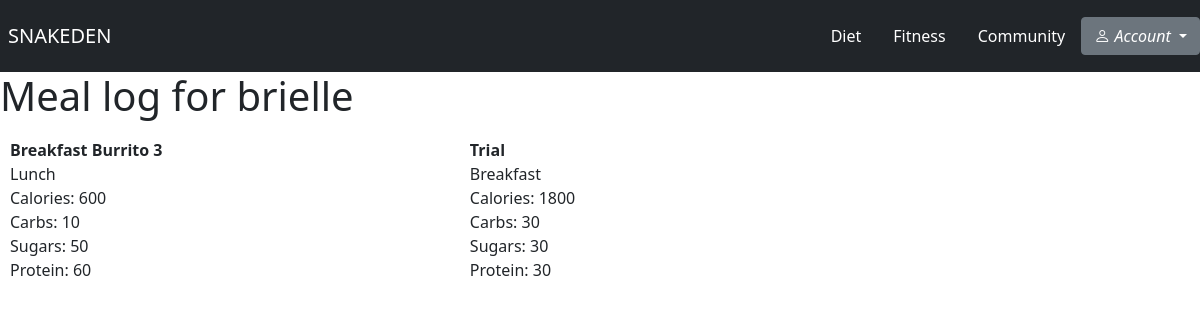
Before: /meal_log/ (signed in) with the older database file.
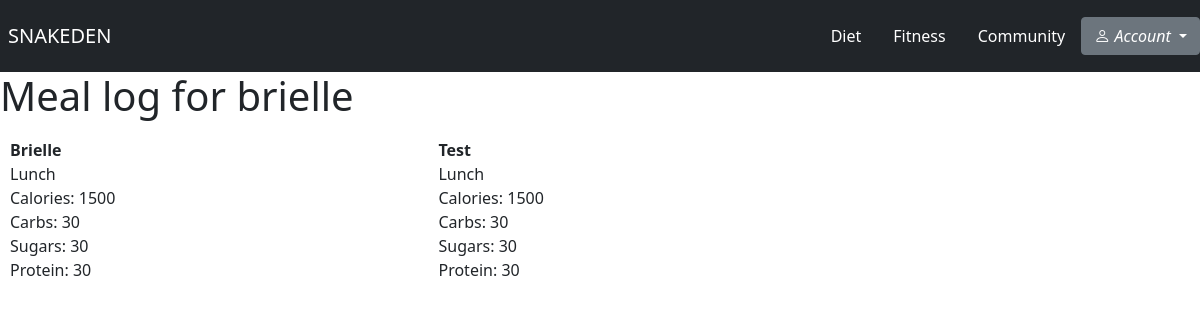
After: the same page with the newer database file.
### diet/models.py (models this page shows)
class Meal(models.Model):
    MEAL_TYPES = [
        ('Breakfast', 'Breakfast'),
        ('Lunch', 'Lunch'),
        ('Dinner', 'Dinner'),
        ('Snack', 'Snack'),
    ]
    meal_name = models.CharField(max_length=100)
    meal_type = models.CharField(max_length=50, choices=MEAL_TYPES)
    calories = models.IntegerField()
    carbs = models.IntegerField()
    sugars = models.IntegerField()
    protein = models.IntegerField()
    user = models.ForeignKey(User, on_delete=models.CASCADE)
    created_at = models.DateTimeField(auto_now_add=True)

### users/views.py (the view)
# urls.py: path('meal_log/', userViews.user_meal_data, name='user_meal_data'),
@login_required
def user_meal_data(request):
    meals = Meal.objects.filter(user=request.user)
    return render(request, 'users/meal_log.html', {'meals': meals})

### users/templates/users/meal_log.html
{% extends 'base.html' %}
{% block body %}
    <h1>Meal log for {{ user.username }}</h1>
    <div style="display: grid; grid-template-columns: auto auto auto;; padding: 10px;">
    {% for meal in meals %}
        <div style="margin-bottom: 20px;">
            <div style="font-weight: bold;">{{ meal.meal_name }}</div>
            <div>{{ meal.meal_type }}</div>
            <div>Calories: {{ meal.calories }}</div>
            <div>Carbs: {{ meal.carbs }}</div>
            <div>Sugars: {{ meal.sugars }}</div>
            <div>Protein: {{ meal.protein }}</div>
        </div>
    {% endfor %}
    </div>
{% endblock %}

### templates/base.html (shortened to what this page needs)
{% load static %}
<!doctype html>
<html lang="en">
<head>
    <link rel="stylesheet" href="{% static 'style.css' %}">
    <link rel="stylesheet" href="https://cdn.jsdelivr.net/npm/bootstrap-icons@1.9.1/font/bootstrap-icons.css">
    <link href="https://cdn.jsdelivr.net/npm/bootstrap@5.1.3/dist/css/bootstrap.min.css" rel="stylesheet">
</head>
<body>
    <nav class="navbar navbar-dark bg-dark">
        <a href="{% url 'index'%} " class="navbar-brand px-2">SNAKEDEN</a>
        <div class="navbar">
            <a href="{% url 'diet_home' %}" class="nav-item nav-link">Diet</a>
            <a href="{% url 'fitness_home' %}" class="nav-item nav-link">Fitness</a>
            <a href="{% url 'rooms' %}" class="nav-item nav-link">Community</a>
            <div class="dropdown">
                <button class="btn btn-secondary dropdown-toggle" type="button" id="dropdownMenuButton" data-bs-toggle='dropdown' aria-haspopup="true" aria-expanded="false">
                    <i class="bi bi-person" style="color: white;"> Account </i>
                </button>
            </div>
        </div>
    </nav>
    {% block body %}
    {% endblock %}
</body>
</html>

### static/style.css (style rules this page uses)
.nav-link, .navbar-brand { color: white !important; }

Changed rows visible on the page:
removed Meal: meal_name "Breakfast Burrito 3", meal_type "Lunch", calories "600", carbs "10", sugars "50", protein "60"
removed Meal: meal_name "Trial", meal_type "Breakfast", calories "1800", carbs "30", sugars "30", protein "30"
added Meal: meal_name "Brielle", meal_type "Lunch", calories "1500", carbs "30", sugars "30", protein "30"
added Meal: meal_name "Test", meal_type "Lunch", calories "1500", carbs "30", sugars "30", protein "30"
